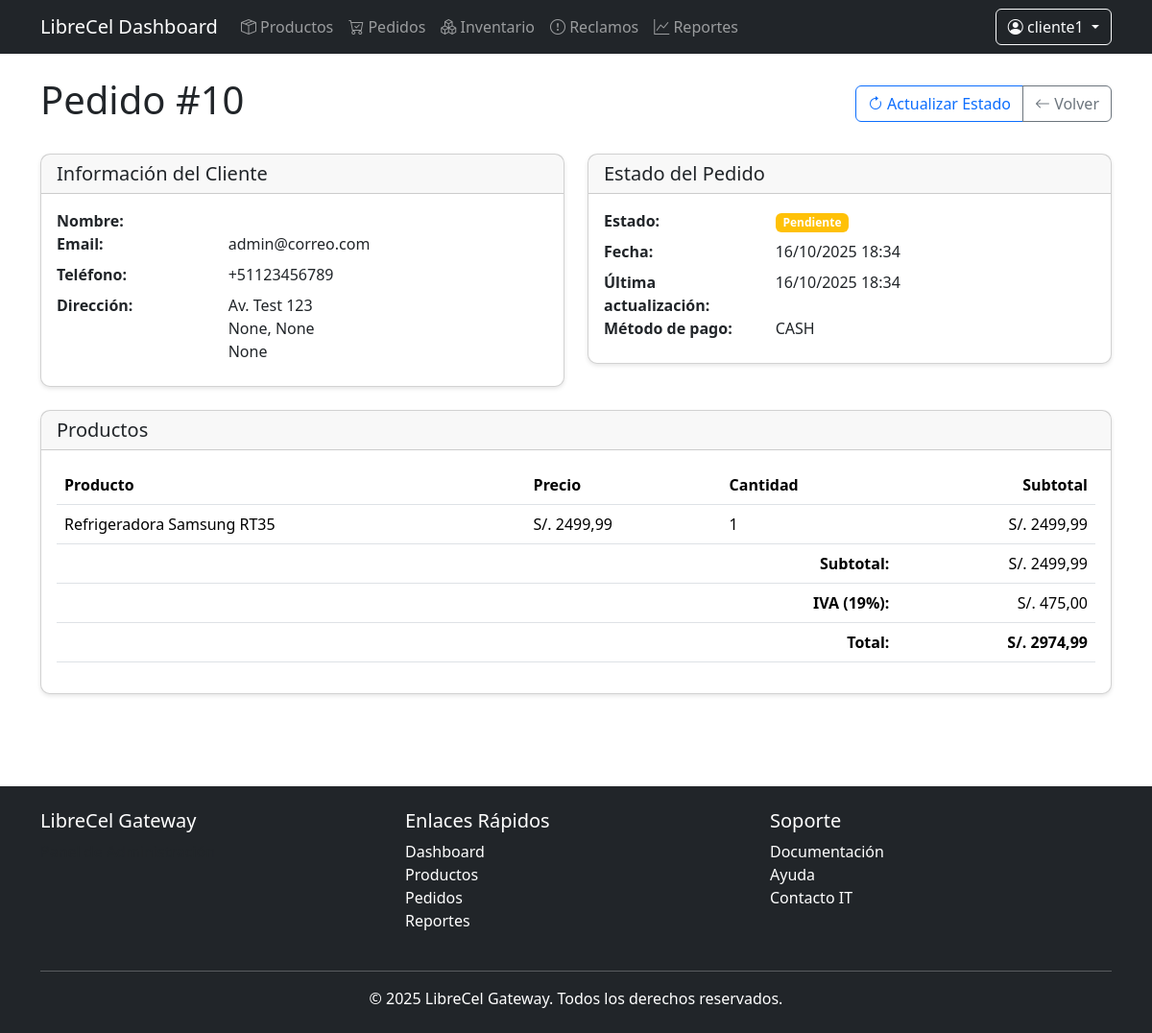
Page /dashboard/pedidos/10/ (signed in) on the committed database.
### accounts/models.py (models this page shows, shortened)
class CustomUser(AbstractUser):
    ROLE_CHOICES = [
        ('CUSTOMER', 'Cliente'),
        ('ADMIN', 'Administrador'),
        ('MANAGER', 'Gerente'),
        ('SALES', 'Ventas'),
        ('INVENTORY', 'Inventario'),
        ('SUPPORT', 'Soporte'),
    ]
    role = models.CharField(
        _('rol'),
        max_length=10,
        choices=ROLE_CHOICES,
        default='CUSTOMER'
    )
    profile_picture = models.URLField(blank=True)
    phone = models.CharField(_("Teléfono"), max_length=20, blank=True)
    address = models.CharField(_("Dirección"), max_length=255, blank=True)
    city = models.CharField(_("Ciudad"), max_length=100, blank=True)
    state = models.CharField(_("Estado/Provincia"), max_length=100, blank=True)
    zip_code = models.CharField(_("Código Postal"), max_length=10, blank=True)
    country = models.CharField(_("País"), max_length=100, blank=True)
    class Meta:
        verbose_name = _('usuario')
        verbose_name_plural = _('usuarios')

### storefront/models.py (models this page shows, shortened)
class Order(models.Model):
    STATUS_CHOICES = [
        ('pending', 'Pendiente'),
        ('processing', 'En Proceso'),
        ('shipped', 'Enviado'),
        ('delivered', 'Entregado'),
        ('cancelled', 'Cancelado'),
    ]
    PAYMENT_METHOD_CHOICES = [
        ('credit_card', 'Tarjeta de Crédito'),
        ('debit_card', 'Tarjeta de Débito'),
        ('transfer', 'Transferencia Bancaria'),
        ('cash', 'Efectivo'),
    ]
    user = models.ForeignKey(User, on_delete=models.CASCADE)
    created_at = models.DateTimeField(auto_now_add=True)
    updated_at = models.DateTimeField(auto_now=True)
    status = models.CharField(max_length=20, choices=STATUS_CHOICES, default='pending')
    payment_method = models.CharField(max_length=20, choices=PAYMENT_METHOD_CHOICES)
    shipping_address = models.CharField(max_length=200, blank=True, null=True)
    shipping_city = models.CharField(max_length=100, blank=True, null=True)
    shipping_state = models.CharField(max_length=100, blank=True, null=True)
    shipping_postal_code = models.CharField(max_length=10, blank=True, null=True)
    shipping_phone = models.CharField(max_length=20, blank=True, null=True)
    total = models.DecimalField(max_digits=10, decimal_places=2, default=0)
    external_sale_id = models.CharField(max_length=100, blank=True, null=True, help_text="ID de la venta en el microservicio de Ventas")
    tax = models.DecimalField(max_digits=10, decimal_places=2, default=0)
    discount = models.DecimalField(max_digits=10, decimal_places=2, default=0)
    notes = models.TextField(blank=True)
    def get_subtotal(self):
        return sum(item.get_total() for item in self.items.all())
    def calculate_tax(self):
        return self.get_subtotal() * Decimal('0.19')  # 19% IVA - Configurable en settings

class OrderItem(models.Model):
    order = models.ForeignKey(Order, related_name='items', on_delete=models.CASCADE)
    product = models.ForeignKey(Product, related_name='order_items', null=True, on_delete=models.PROTECT)
    product_name = models.CharField(max_length=200)
    product_price = models.DecimalField(max_digits=10, decimal_places=2)
    quantity = models.PositiveIntegerField()
    def get_total(self):
        return Decimal(self.product_price) * self.quantity

### dashboard/decorators.py (the view)
    def wrap(request, *args, **kwargs):
        if request.user.is_staff:
            return function(request, *args, **kwargs)
        raise PermissionDenied

### dashboard/views.py (called while the page is built)
@login_required
@staff_required
def order_detail(request, pk):
    order = get_object_or_404(Order, pk=pk)
    return render(request, 'dashboard/orders/detail.html', {
        'order': order
    })

### templates/dashboard/orders/detail.html (shortened to what this page needs)
{% extends "dashboard/base.html" %}
{% load static %}
{% block content %}
<div class="container">
    <div class="d-flex justify-content-between align-items-center mb-4">
        <h1>Pedido #{{ order.id }}</h1>
        <div class="btn-group">
            {% if perms.storefront.change_order %}
            <button type="button"
                    class="btn btn-outline-primary"
                    onclick="updateOrderStatus({{ order.id }})">
                <i class="bi bi-arrow-clockwise"></i> Actualizar Estado
            </button>
            {% endif %}
            <a href="{% url 'dashboard:order_list' %}" class="btn btn-outline-secondary">
                <i class="bi bi-arrow-left"></i> Volver
            </a>
        </div>
    </div>
    <div class="row">
        <div class="col-md-6 mb-4">
            <div class="card dashboard-card">
                <div class="card-header">
                    <h5 class="card-title mb-0">Información del Cliente</h5>
                </div>
                <div class="card-body">
                    <dl class="row mb-0">
                        <dt class="col-sm-4">Nombre:</dt>
                        <dd class="col-sm-8">{{ order.user.get_full_name }}</dd>
                        <dt class="col-sm-4">Email:</dt>
                        <dd class="col-sm-8">{{ order.user.email }}</dd>
                        <dt class="col-sm-4">Teléfono:</dt>
                        <dd class="col-sm-8">{{ order.shipping_phone }}</dd>
                        <dt class="col-sm-4">Dirección:</dt>
                        <dd class="col-sm-8">
                            {{ order.shipping_address }}<br>
                            {{ order.shipping_city }}, {{ order.shipping_state }}<br>
                            {{ order.shipping_postal_code }}
                        </dd>
                    </dl>
                </div>
            </div>
        </div>
        <div class="col-md-6 mb-4">
            <div class="card dashboard-card">
                <div class="card-header">
                    <h5 class="card-title mb-0">Estado del Pedido</h5>
                </div>
                <div class="card-body">
                    <dl class="row mb-0">
                        <dt class="col-sm-4">Estado:</dt>
                        <dd class="col-sm-8">
                            {% if order.status == 'pending' %}
                            <span class="badge bg-warning">Pendiente</span>
                            {% elif order.status == 'processing' %}
                            <span class="badge bg-info">Procesando</span>
                            {% elif order.status == 'shipped' %}
                            <span class="badge bg-primary">Enviado</span>
                            {% elif order.status == 'delivered' %}
                            <span class="badge bg-success">Entregado</span>
                            {% elif order.status == 'cancelled' %}
                            <span class="badge bg-danger">Cancelado</span>
                            {% endif %}
                        </dd>
                        <dt class="col-sm-4">Fecha:</dt>
                        <dd class="col-sm-8">{{ order.created_at|date:"d/m/Y H:i" }}</dd>
                        <dt class="col-sm-4">Última actualización:</dt>
                        <dd class="col-sm-8">{{ order.updated_at|date:"d/m/Y H:i" }}</dd>
                        <dt class="col-sm-4">Método de pago:</dt>
                        <dd class="col-sm-8">{{ order.get_payment_method_display }}</dd>
                    </dl>
                </div>
            </div>
        </div>
    </div>
    <div class="card dashboard-card mb-4">
        <div class="card-header">
            <h5 class="card-title mb-0">Productos</h5>
        </div>
        <div class="card-body">
            <div class="table-responsive">
                <table class="table">
                    <thead>
                        <tr>
                            <th>Producto</th>
                            <th>Precio</th>
                            <th>Cantidad</th>
                            <th class="text-end">Subtotal</th>
                        </tr>
                    </thead>
                    <tbody>
                        {% for item in order.items.all %}
                        <tr>
                            <td>{{ item.product_name }}</td>
                            <td>S/. {{ item.product_price|floatformat:2 }}</td>
                            <td>{{ item.quantity }}</td>
                            <td class="text-end">S/. {{ item.get_total|floatformat:2 }}</td>
                        </tr>
                        {% endfor %}
                    </tbody>
                    <tfoot>
                        <tr>
                            <td colspan="3" class="text-end"><strong>Subtotal:</strong></td>
                            <td class="text-end">S/. {{ order.get_subtotal|floatformat:2 }}</td>
                        </tr>
                        <tr>
                            <td colspan="3" class="text-end"><strong>IVA (19%):</strong></td>
                            <td class="text-end">S/. {{ order.calculate_tax|floatformat:2 }}</td>
                        </tr>
                        <tr>
                            <td colspan="3" class="text-end"><strong>Total:</strong></td>
                            <td class="text-end"><strong>S/. {{ order.total|floatformat:2 }}</strong></td>
                        </tr>
                    </tfoot>
                </table>
            </div>
        </div>
    </div>
</div>
{% endblock %}

### templates/dashboard/base.html (shortened to what this page needs)
{% load django_bootstrap5 %}
{% load static %}
<!DOCTYPE html>
<html lang="es">
<head>
    {% bootstrap_css %}
    <link rel="stylesheet" href="https://cdn.jsdelivr.net/npm/bootstrap-icons@1.11.1/font/bootstrap-icons.css">
    <link rel="stylesheet" href="{% static 'css/dashboard.css' %}">
</head>
<body>
    <nav class="navbar navbar-expand-lg navbar-dark bg-dark">
        <div class="container">
            <a class="navbar-brand" href="{% url 'dashboard:home' %}">LibreCel Dashboard</a>
            <div class="collapse navbar-collapse" id="navbarNav">
                <ul class="navbar-nav me-auto mb-2 mb-lg-0">
                    {% if user.is_staff %}
                    <li class="nav-item">
                        <a class="nav-link" href="{% url 'dashboard:product_list' %}">
                            <i class="bi bi-box-seam"></i> Productos
                        </a>
                    </li>
                    <li class="nav-item">
                        <a class="nav-link" href="{% url 'dashboard:order_list' %}">
                            <i class="bi bi-cart-check"></i> Pedidos
                        </a>
                    </li>
                    <li class="nav-item">
                        <a class="nav-link" href="{% url 'dashboard:inventory_list' %}">
                            <i class="bi bi-boxes"></i> Inventario
                        </a>
                    </li>
                    <li class="nav-item">
                        <a class="nav-link" href="{% url 'dashboard:claims_list' %}">
                            <i class="bi bi-exclamation-circle"></i> Reclamos
                        </a>
                    </li>
                    <li class="nav-item">
                        <a class="nav-link" href="{% url 'dashboard:reports' %}">
                            <i class="bi bi-graph-up"></i> Reportes
                        </a>
                    </li>
                    {% endif %}
                </ul>
                <div class="d-flex align-items-center">
                    <div class="dropdown">
                        <button class="btn btn-outline-light dropdown-toggle" type="button"
                                data-bs-toggle="dropdown" aria-expanded="false">
                            <i class="bi bi-person-circle"></i> {{ user.username }}
                        </button>
                    </div>
                </div>
            </div>
        </div>
    </nav>
    <main class="py-4">
        {% block content %}{% endblock %}
    </main>
    <footer class="footer bg-dark text-white mt-5 py-4">
        <div class="container">
            <div class="row">
                <div class="col-md-4">
                    <h5>LibreCel Gateway</h5>
                    <p class="text-muted">Panel de Administración</p>
                </div>
                <div class="col-md-4">
                    <h5>Enlaces Rápidos</h5>
                    <ul class="list-unstyled">
                        <li><a href="{% url 'dashboard:home' %}" class="text-white">Dashboard</a></li>
                        <li><a href="{% url 'dashboard:product_list' %}" class="text-white">Productos</a></li>
                        <li><a href="{% url 'dashboard:order_list' %}" class="text-white">Pedidos</a></li>
                        <li><a href="{% url 'dashboard:reports' %}" class="text-white">Reportes</a></li>
                    </ul>
                </div>
                <div class="col-md-4">
                    <h5>Soporte</h5>
                    <ul class="list-unstyled">
                        <li><a href="#" class="text-white">Documentación</a></li>
                        <li><a href="#" class="text-white">Ayuda</a></li>
                        <li><a href="#" class="text-white">Contacto IT</a></li>
                    </ul>
                </div>
            </div>
            <hr class="mt-4">
            <div class="text-center">
                <p class="mb-0">© 2025 LibreCel Gateway. Todos los derechos reservados.</p>
            </div>
        </div>
    </footer>
</body>
</html>

### static/css/dashboard.css (style rules this page uses)
.dashboard-card { border-radius: 10px; box-shadow: 0 2px 4px rgba(0,0,0,0.1); transition: transform 0.2s; }
.footer { background-color: #343a40; }
.footer a { color: rgba(255,255,255,0.8); text-decoration: none; }

### rows in the picture
CustomUser: username "cliente1"
Order: id "10", user.email "admin@correo.com", shipping_phone "+51123456789", shipping_address "Av. Test 123", shipping_city "None", shipping_state "None", shipping_postal_code "None", created_at "16/10/2025 18:34", updated_at "16/10/2025 18:34", payment_method "CASH", get_subtotal "2499,99", calculate_tax "475,00", total "2974,99"
OrderItem: product_name "Refrigeradora Samsung RT35", product_price "2499,99", quantity "1", get_total "2499,99"
